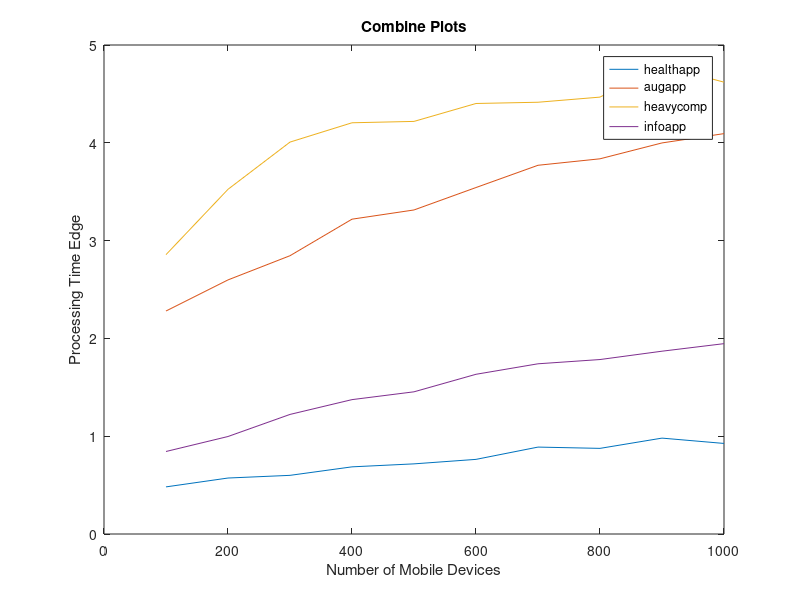

The MATLAB source for this figure:
health_app=csvread('HEALTH_APP.csv');
aug_app=csvread('AUGMENTED_REALITY.csv');
heavy_comp=csvread('HEAVY_COMP_APP.csv');
info_app =csvread('INFOTAINMENT_APP.csv');

col5 = info_app(:,1);
col3 = aug_app(:,1);
col1 = health_app(:,1);
col4 = heavy_comp(:,1);
col2 = [100,200,300,400,500,600,700,800,900,1000];

plot(col2,col1)
title('Combine Plots')
x='Processing Time Edge';
ylabel(x)
xlabel('Number of Mobile Devices')



hold on 

plot(col2,col3)
plot(col2,col4)
plot(col2,col5)

hold off
legend('healthapp','augapp','heavycomp','infoapp')

filename = strcat(' ',x);
saveas(gcf, filename, 'pdf');